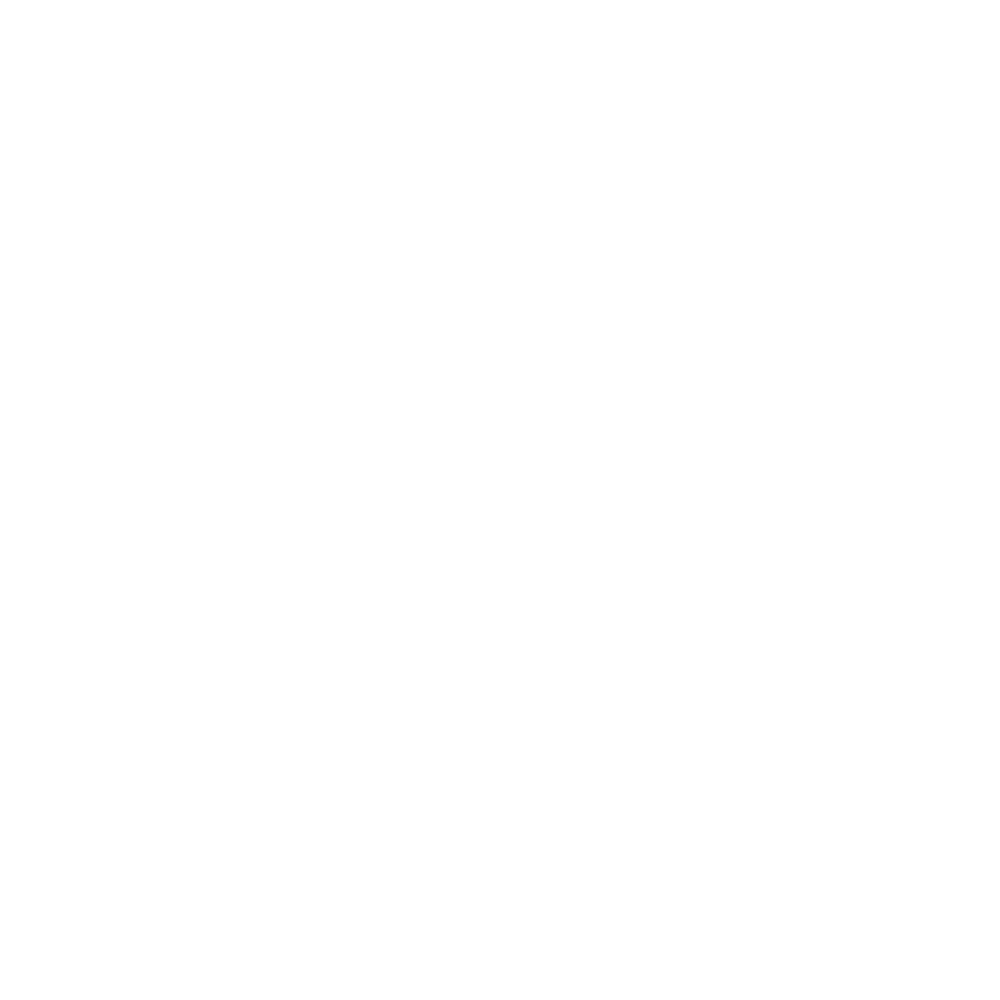
Frame 1 (no input)
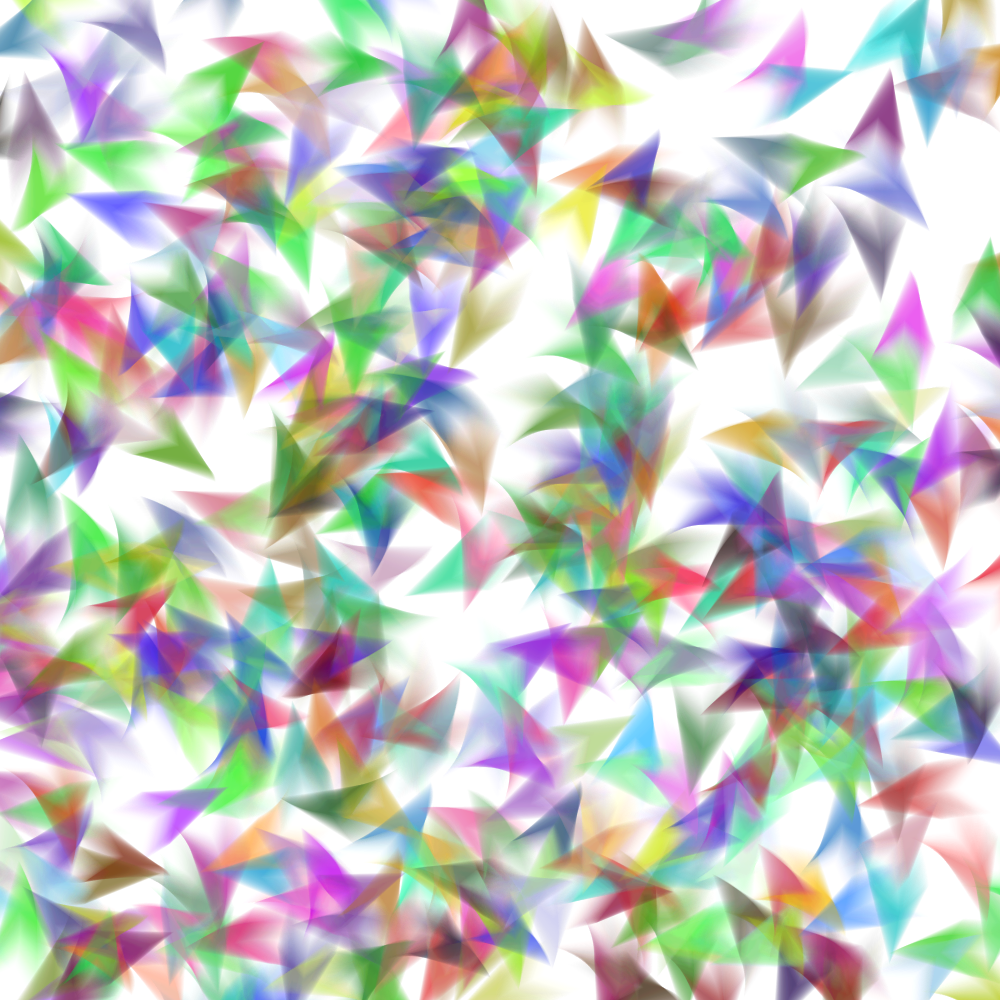
Frame 60 (the mouse pressed at the canvas centre just before this capture)
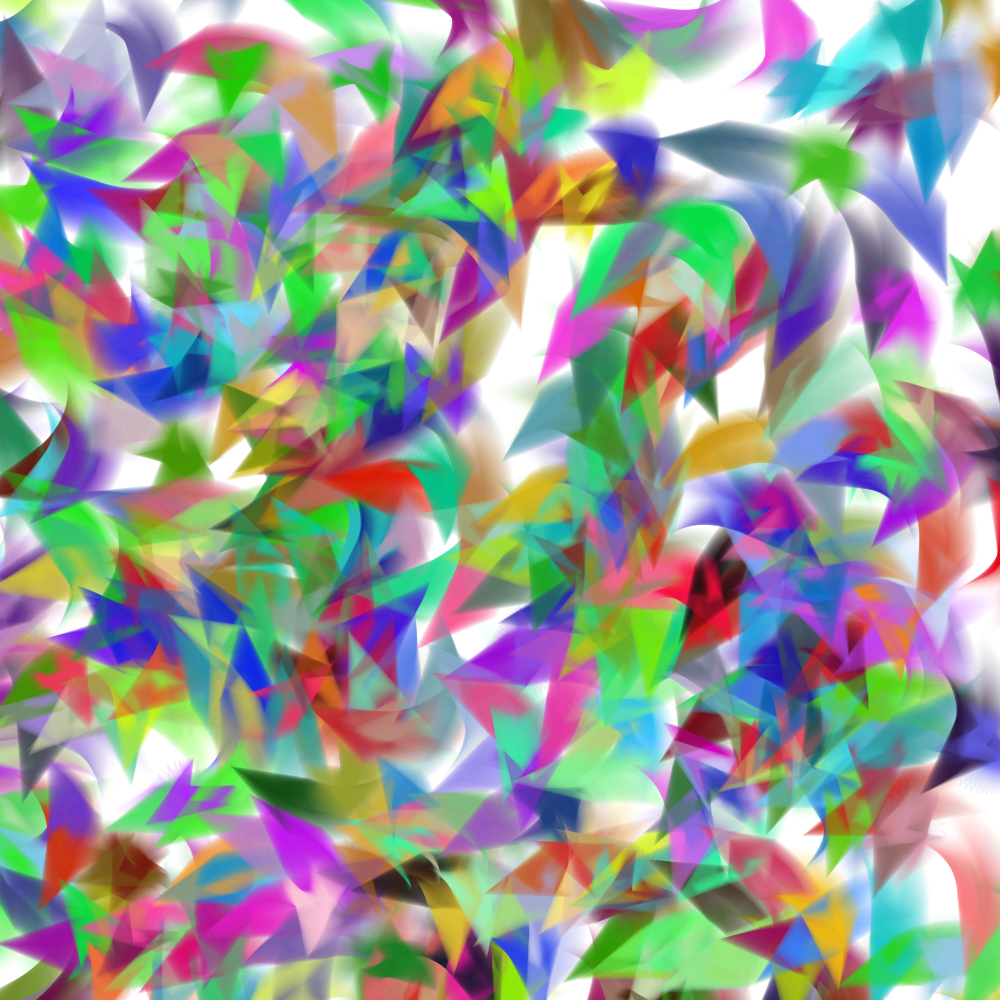
Frame 120 (the mouse held since frame 60 and released just before this capture)

The Processing sketch that drew these frames (run headless with seeded random() and noise(); from frame 60 on, the mouse is pressed at the canvas centre):

// Processing sketch: particle
// ── particle.pde
class Particle {
  // attributes / fields
  PVector pos; // position
  PVector vel; // velocity
  PVector acc; // acceleration
  
  color col;
  
  float noseLength, wingSpan;
  
  // constructor
  Particle(float x, float y, color c){
    pos = new PVector(x, y);
    vel = PVector.random2D();
    acc = new PVector(0, 0);
    col = c;
    noseLength = 50;
    wingSpan = 30;
  }
  
  // methods
  void update(){
    // draw at current position
    resetMatrix();
    translate(pos.x, pos.y);
    rotate(vel.heading());
    
    fill(col, frameCount / 5.0); // fade in from 0 opacity
    noStroke();
    //square(0, 0, wingSpan);
    quad(0, 0,
         -wingSpan, -wingSpan,
         noseLength, 8,
         -wingSpan, wingSpan);
    
    // update position for next frame
    pos.add(vel);
    vel.add(acc);
    vel.limit(1); // optional
    // what we do to acceleration here will make a big difference in behavior
    acc = PVector.fromAngle(noise(pos.x * .003, pos.y * .003) * TAU).mult(.01);
    
    // if particles go outside the bounds of the screen...
    // maybe we should do something to put them back on the screen!
  }
  
}

// ── flock.pde
int numBirds = 500;
Particle[] flock;

void setup() {
  size(1000, 1000);
  background(255);
  // creates birds
  flock = new Particle[numBirds];
  for (int i = 0; i < numBirds; i++) {
   float randomX = random(width);
   float randomY = random(height);
   color randomColor = color(random(255), random(255), random(255)); //colors for flocking
   flock[i] = new Particle(randomX, randomY, randomColor);
  }
}

void draw() {
  //background(255);
  
  // displays bird in each loop
  for (int i = 0; i < numBirds; i++) {
    flock[i].update();
  }
  
}
void mouseClicked() {
  String filename = "particleClass/frame" + frameCount + ".png";
  save(filename);
  println("Saved as " + filename); }
